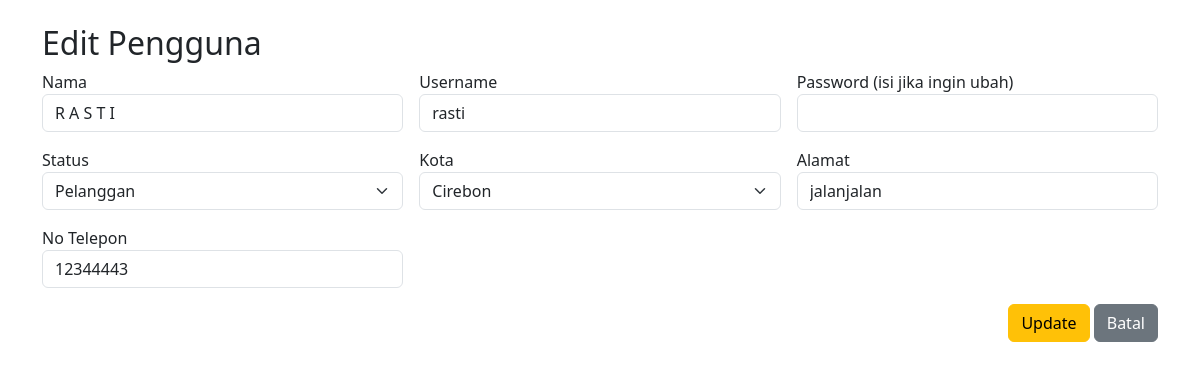
Screenshot of /editpengguna.php?id=10 with the database file from the repository.
### tables this page shows
CREATE TABLE `pelanggan` (
  `id_pelanggan` int(11) NOT NULL,
  `nama` varchar(50) NOT NULL,
  `alamat` varchar(100) NOT NULL,
  `username` varchar(20) NOT NULL,
  `pw` int(10) NOT NULL,
  `status` varchar(20) NOT NULL,
  `no_telepon` varchar(15) NOT NULL,
  `id_kota` int(11) NOT NULL
);

CREATE TABLE `kota` (
  `id_kota` int(11) NOT NULL,
  `nama_kota` varchar(50) NOT NULL
);

### editpengguna.php (the view, shortened to what this page needs)
<?php
include 'koneksi.php';
$id = intval($_GET['id']);
$result = mysqli_query($koneksi, "SELECT * FROM pelanggan WHERE id_pelanggan=$id");
$data = mysqli_fetch_assoc($result);
?>
<!DOCTYPE html>
<html lang="en">
<head>
    <link href="https://cdn.jsdelivr.net/npm/bootstrap@5.3.0/dist/css/bootstrap.min.css" rel="stylesheet" />
</head>
<body class="p-4">
    <div class="container">
        <h2>Edit Pengguna</h2>
        <form method="POST" class="row g-3">
            <div class="col-md-4">
                <label>Nama</label>
                <input type="text" name="nama" class="form-control" value="<?= htmlspecialchars($data['nama']) ?>" required>
            </div>
            <div class="col-md-4">
                <label>Username</label>
                <input type="text" name="username" class="form-control" value="<?= htmlspecialchars($data['username']) ?>" required>
            </div>
            <div class="col-md-4">
                <label>Password (isi jika ingin ubah)</label>
                <input type="password" name="pw" class="form-control">
            </div>
            <div class="col-md-4">
                <label>Status</label>
                <select name="status" class="form-select" required>
                    <option value="pengguna" <?= $data['status']=='pengguna'?'selected':'' ?>>Pelanggan</option>
                </select>
            </div>
            <div class="col-md-4">
                <label>Kota</label>
                <select name="id_kota" class="form-select" required>
                    <?php
                    $qkota = mysqli_query($koneksi, "SELECT * FROM kota ORDER BY nama_kota ASC");
                    while ($k = mysqli_fetch_assoc($qkota)):
                    ?>
                        <option value="<?= $k['id_kota'] ?>" <?= $data['id_kota']==$k['id_kota']?'selected':'' ?>>
                            <?= htmlspecialchars($k['nama_kota']) ?>
                        </option>
                    <?php endwhile; ?>
                </select>
            </div>
            <div class="col-md-4">
                <label>Alamat</label>
                <input type="text" name="alamat" class="form-control" value="<?= htmlspecialchars($data['alamat']) ?>" required>
            </div>
            <div class="col-md-4">
                <label>No Telepon</label>
                <input type="text" name="no_telepon" class="form-control" value="<?= htmlspecialchars($data['no_telepon']) ?>" required>
            </div>
            <div class="col-12 text-end">
                <button type="submit" name="update" class="btn btn-warning">Update</button>
                <a href="kelolapengguna.php" class="btn btn-secondary">Batal</a>
            </div>
        </form>
    </div>
</body>
</html>

### rows the page displays
pelanggan: nama "R A S T I", username "rasti", status "Pelanggan", id_kota "Cirebon", alamat "jalanjalan", no_telepon "12344443"
